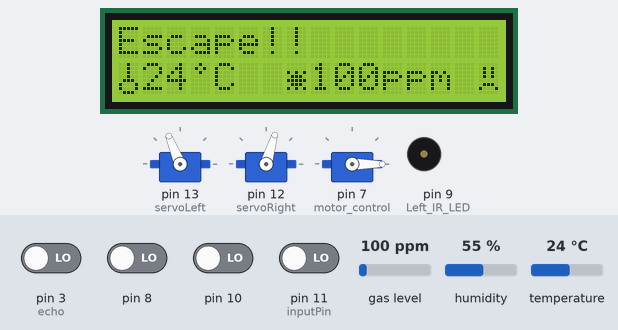
The sketch below on a simulated Arduino Uno, built with avr-gcc and run on an emulated ATmega328P. Shown: 3 × servo, 16×2 character LCD, buzzer (waves = sounding). Inputs (shaded band) come from the test bench; at power-on: pin 3 (echo), pin 8, pin 10, pin 11 (inputPin) LOW, temperature 24 °C, gas level 100 ppm, humidity 55 %. What the sketch prints to the serial monitor is not drawn.

Above: at 4.0 s.
4.1 s: pin 11 (inputPin) driven HIGH
At 7.8 s:
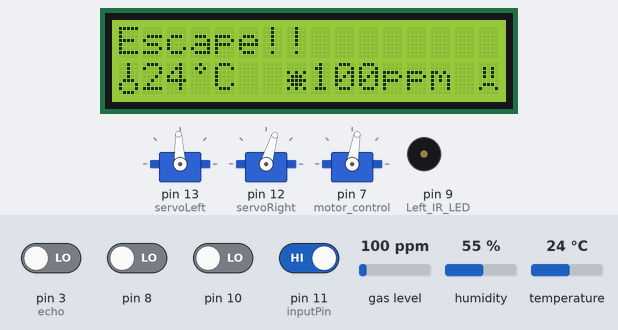
9.5 s: temperature set to 12 °C
At 11.9 s:
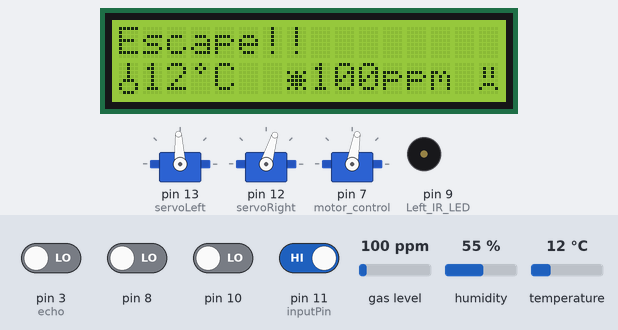
12.0 s: gas level set to 20 ppm
At 14.2 s:
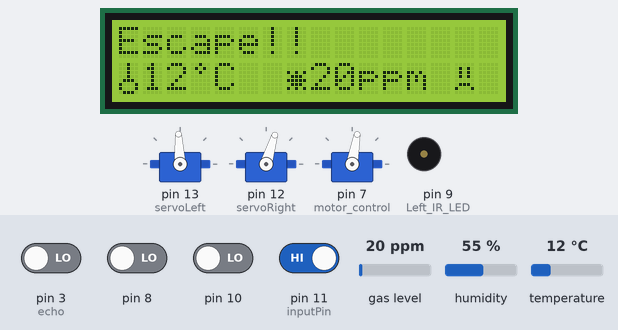
14.3 s: temperature set to 19 °C
At 16.5 s:
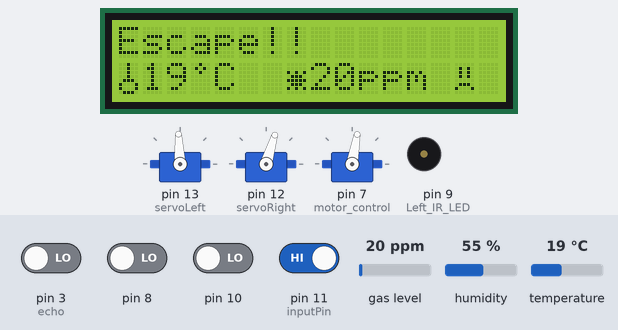
16.6 s: gas level set to 250 ppm
At 18.9 s:
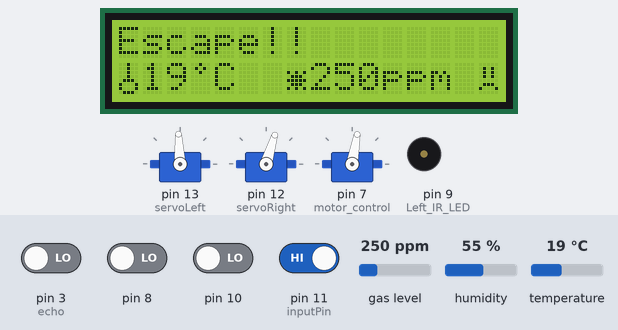
19.0 s: pin 10 driven HIGH
At 20.6 s:
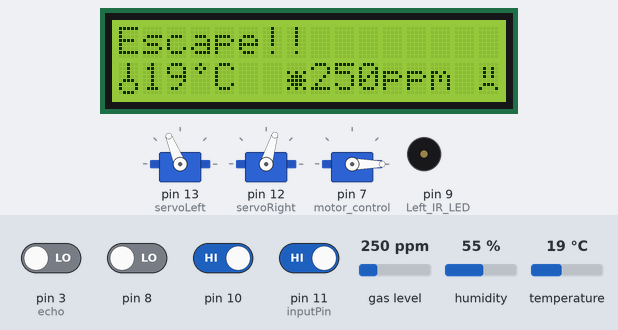
Timing chart, 0 to 71.0 s (numbered marks = the images above; inputs shaded):
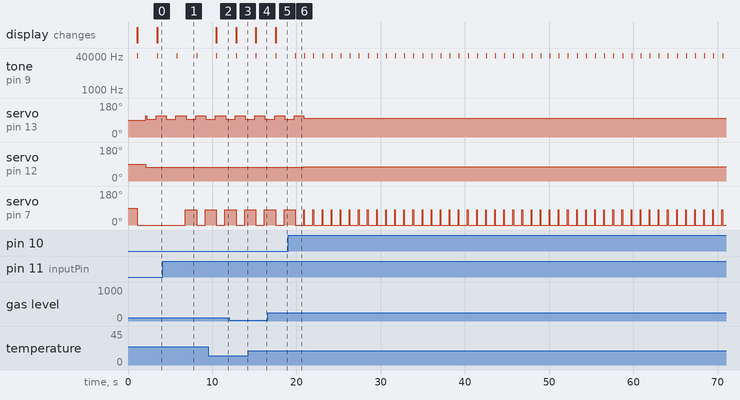

The sketch:

rescue_robot.ino
```cpp
#include <Servo.h>
#include <MQ7.h>
#include <DHT11.h>
#include <Wire.h>
#include <LiquidCrystal_I2C.h>

Servo servoLeft;
Servo servoRight;

int motor_control = 7;  // 서보모터
Servo servo;

int inputPin = 11;  // 인체 감지 센서

int pirState = LOW; // 센서 초기상태에는 움직임이 없음을 가정

int val = 0;  // 센서 신호의 판별을 위한 변수
int trig = 2;
int echo = 3;

int pin=4;
DHT11 dht11(pin);
LiquidCrystal_I2C lcd(0x27,16,2);

byte tem[8] = {B00100,B00100,B00100,B00100,B01110,B10001,B10001,B01110};
byte d[8] = {B00100,B01010,B00100,B00000,B00000,B00000,B00000,B00000};
byte du[8] = {B00000,B00000,B10101,B01110,B11111,B01110,B10101,B00000};
byte smile[8] = {B00000,B01010,B01010,B01010,B00000,B11111,B01110,B00100};
byte soso[8] = {B00000,B01010,B01010,B01010,B00000,B11111,B00000,B00000};
byte bad[8] = {B00000,B01010,B01010,B01010,B00000,B01110,B10001,B00000};

MQ7 mq7(A0, 5.0);

void setup()
{
  pinMode(10, INPUT); pinMode(9, OUTPUT); //Left IR LED & Receiver
  pinMode(8, INPUT); pinMode(7, OUTPUT); //Right IR LED & Receiver
  delay(1000);               // Delay to finish tone

  servoLeft.attach(13);
  servoRight.attach(12);

  pinMode(inputPin, INPUT);  // 인체감지 센서

  Serial.begin(9600);

  pinMode(trig, OUTPUT);
  pinMode(echo, INPUT);

  lcd.init();
  lcd.backlight();
  lcd.home();

  lcd.createChar(0, tem);
  lcd.createChar(1, du);
  lcd.createChar(2, smile);
  lcd.createChar(3, soso);
  lcd.createChar(4, bad);
  lcd.createChar(5, d);

  servo.attach(motor_control);
  }


void loop()
{
  int err;
  float temp, humi;
  int irLeft = irDetect(9, 10, 41100);
  int irRight = irDetect(7, 8, 41000);
  int cntRight=7;
  int cntLeft=7;
  int i;

  servo.write(0);

  val = digitalRead(inputPin);

  digitalWrite(trig, HIGH);
  delay(10);
  digitalWrite(trig,LOW);

  float duration = pulseIn(echo,HIGH);
  float distance = duration*340/2/10000;

  Serial.print(irLeft);
  Serial.println(irRight);
  Serial.print("\nDistance : ");
  Serial.print(distance);
  Serial.println("cm\n");

  if(val == HIGH){
    Serial.print("인체 감지됨");
    for(i=0; i<90;i+=10){
      servo.write(i);
    }
  }

  if((irLeft==1)&&(irRight == 1))
  {
    Serial.print(irLeft);
    Serial.println(irRight);
    Serial.print("\nDistance : ");
    Serial.print(distance);
    Serial.println("cm\n");
    servoLeft.writeMicroseconds(1700);
    servoRight.writeMicroseconds(1300);  // 전진
    delay(380);
    servoLeft.writeMicroseconds(1700);
    servoRight.writeMicroseconds(1700); // 우회전
    delay(540);
    servoLeft.writeMicroseconds(1700);
    servoRight.writeMicroseconds(1300);  // 전진
    delay(750);
  }

  if((irLeft == 0)&&(irRight=1))
  {
    Serial.print(irLeft);
    Serial.println(irRight);
    Serial.print("\nDistance : ");
    Serial.print(distance);
    Serial.println("cm\n");
    servoLeft.writeMicroseconds(1700);
    servoRight.writeMicroseconds(1300);  // 전진
    delay(75);
    servoLeft.writeMicroseconds(1500);
    servoRight.writeMicroseconds(1300);  // 좌회전
    delay(1150);
    servoLeft.writeMicroseconds(1700);
    servoRight.writeMicroseconds(1300);  // 전진
    delay(50);
  }

  if((irLeft==1)&&(irRight==0))
  {
    Serial.print(irLeft);
    Serial.println(irRight);
    Serial.print("\nDistance : ");
    Serial.print(distance);
    Serial.println("cm\n");
    servoLeft.writeMicroseconds(1700);
    servoRight.writeMicroseconds(1300);  // 전진
    if(distance >= 5.5){
      servoLeft.writeMicroseconds(1700);
      servoRight.writeMicroseconds(1450);   //우
      delay(3);
    }

    else {
      servoLeft.writeMicroseconds(1550);
      servoRight.writeMicroseconds(1330);   //좌
      delay(3);
    }

  }

  if((irLeft==0)&&(irRight==0))
  {

    Serial.print(irLeft);
    Serial.println(irRight);
    Serial.print("\nDistance : ");
    Serial.print(distance);
    Serial.println("cm\n");
    servoLeft.writeMicroseconds(1700);
    servoRight.writeMicroseconds(1300);  // 전진
    delay(75);
    servoLeft.writeMicroseconds(1500);
    servoRight.writeMicroseconds(1300);  // 좌회전
    delay(1150);
    servoLeft.writeMicroseconds(1700);
    servoRight.writeMicroseconds(1300);  // 전진
    delay(50);
  }

  if((err=dht11.read(humi, temp))==0)
  {
    Serial.print("temperature:");
    Serial.print(temp);
    Serial.print(" humidity:");
    Serial.print(humi);
    Serial.println();
  }

  else
  {
    Serial.println();
    Serial.print("Error No :");
    Serial.print(err);
    Serial.println();
  }

  lcd.clear();
  lcd.setCursor(0,0);
  lcd.print("Escape!!");

  lcd.setCursor(0,1);
  lcd.write(0);
  lcd.print((int)temp);
  lcd.write(5);
  lcd.print("C");
  lcd.print("  ");
  lcd.write(1);
  lcd.print((int)mq7.getPPM());
  lcd.print("ppm");
  lcd.print(" ");

  if((int)mq7.getPPM() > 9){
    lcd.write(4);
  }

  if(((int)mq7.getPPM() > 2) && ((int)mq7.getPPM() <= 9)){
    lcd.write(3);
  }

  if((int)mq7.getPPM() < 2){
    lcd.write(2);
  }

}


int irDetect(int irLedPin, int irReceiverPin, long frequency)
{
  tone(irLedPin, frequency, 8);
  delay(1);
  int ir = digitalRead(irReceiverPin);
  delay(1);
  return ir;
}
```

Measured:
- after the input at 4.1 s, servo on pin 7 (motor_control): 0° → 80° after 2.7 s, → 0° 1.3 s later, → 80° 1.0 s later
- after the input at 9.5 s, the display: changes after 1.0 s (image 2)
- after the input at 12.0 s, the display: changes after 0.84 s (image 3)
- after the input at 14.3 s, the display: changes after 0.89 s (image 4)
- after the input at 16.6 s, the display: changes after 0.93 s (image 5)
- after the input at 19.0 s, tone on pin 9 (Left_IR_LED): alternates 41000 Hz for 0.01 s and silent for 1.1 s, starting after 1.9 s; servo on pin 12 (servoRight): 73° → 76° after 1.9 s; servo on pin 7 (motor_control): alternates 80° for 0.07 s and 0° for 1.0 s, starting after 2.0 s
- by itself, tone on pin 9 (Left_IR_LED): alternates 41000 Hz for 0.01 s and silent for 2.3 s
